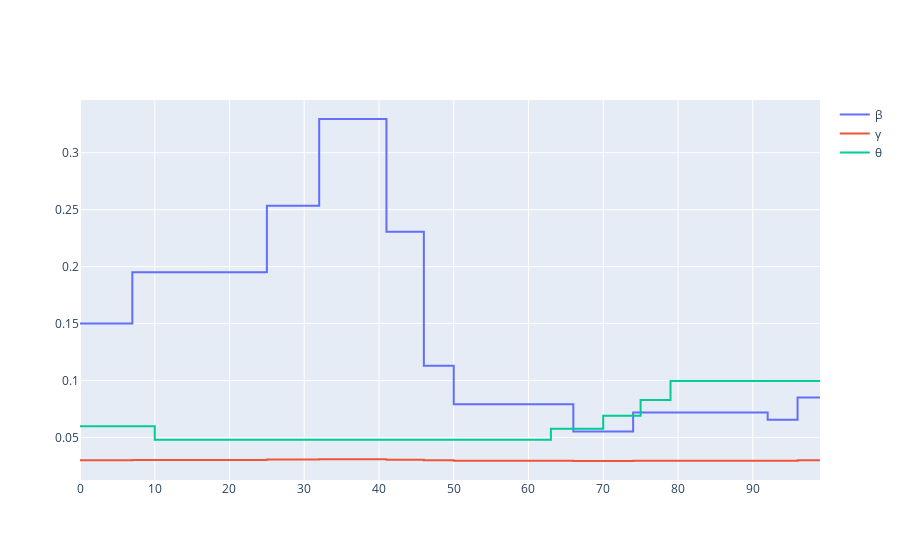

Source (notebook cell):
### Code cell
T = 100
beta = JumpProcess(5, 0.3, 10, T, 0)
gamma = JumpProcess(1, 0.01, 10, T, 0)
theta = JumpProcess(2, 0.2, 20, T, 1)
dynamic = SIRQt(beta.value, gamma.value, theta.value, 0.03)
dynamic
